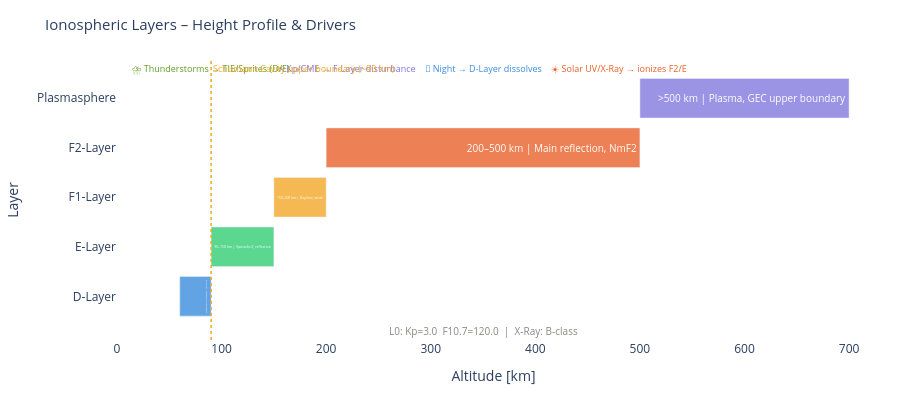

Notebook source saved alongside this figure:
### Markdown cell above
---
## 1. System Structure: Ionospheric Layers & Drivers

### Code cell
# Ionospheric Layer Profile as an Altitude Diagram
layers_iono = [
    {'name': 'D-Layer',  'h_lo': 60,  'h_hi': 90,  'color': '#378ADD', 'note': '60–90 km | Daytime HF absorption'},
    {'name': 'E-Layer',  'h_lo': 90,  'h_hi': 150, 'color': '#2ecc71', 'note': '90–150 km | Sporadic-E, reflection'},
    {'name': 'F1-Layer', 'h_lo': 150, 'h_hi': 200, 'color': '#F2A623', 'note': '150–200 km | Daytime, weak'},
    {'name': 'F2-Layer', 'h_lo': 200, 'h_hi': 500, 'color': '#E85D24', 'note': '200–500 km | Main reflection, NmF2'},
    {'name': 'Plasmasphere','h_lo': 500,'h_hi': 700,  'color': '#7F77DD', 'note': '>500 km | Plasma, GEC upper boundary'},
]

fig = go.Figure()
for l in layers_iono:
    h_mid = (l['h_lo'] + l['h_hi']) / 2
    fig.add_trace(go.Bar(
        x=[l['h_hi'] - l['h_lo']],
        y=[l['name']],
        base=l['h_lo'],
        orientation='h',
        marker_color=l['color'], opacity=0.78,
        text=l['note'],
        textposition='inside',
        textfont=dict(size=10, color='white'),
        showlegend=False,
        hovertemplate=l['note'] + '<extra></extra>'
    ))

# External Driver Arrows as Annotations
for txt, x, col in [
    ('☀️ Solar UV/X-Ray → ionizes F2/E', 480, '#E85D24'),
    ('🌙 Night → D-Layer dissolves', 350, '#378ADD'),
    ('⚡ Kp/CME → F-Layer disturbance', 220, '#7F77DD'),
    ('⛈️ Thunderstorms → TIE/Sprites (D/E)', 90, '#639922'),
]:
    fig.add_annotation(
        x=x, y=4.6, text=txt, showarrow=False,
        font=dict(size=9, color=col),
        xanchor='center'
    )

# Schumann Cavity Marking
fig.add_vline(x=90, line_dash='dot', line_color='#F2A623', line_width=1.5,
              annotation_text='Schumann Cavity upper boundary (~90 km)',
              annotation_position='top right',
              annotation_font=dict(size=9, color='#F2A623'))

# Layer Context
ctx = []
if layer0: ctx.append(f'L0: Kp={l0_kp}  F10.7={l0_f107}')
if layer3 and l3_xray: ctx.append(f'X-Ray: {l3_xray.get("class","–")}-class')
if ctx:
    fig.add_annotation(x=350, y=-0.7, text='  |  '.join(ctx), showarrow=False,
                       font=dict(size=10, color='#888780'), xanchor='center')

fig.update_layout(
    title=dict(text='Ionospheric Layers – Height Profile & Drivers', font=dict(size=15)),
    xaxis=dict(title='Altitude [km]', range=[0, 720]),
    yaxis=dict(title='Layer'),
    height=400, plot_bgcolor='rgba(0,0,0,0)', paper_bgcolor='rgba(0,0,0,0)',
    margin=dict(l=80, r=30, t=60, b=60),
    barmode='overlay'
)
fig.show()

### Figure 1 — Plotly figure (JSON) as saved in the notebook; plotly's stock layout.template omitted (floating-point values rounded to 4 significant figures)
{"data": [{"base": 60, "hovertemplate": "60–90 km | Daytime HF absorption<extra></extra>", "marker": {"color": "#378ADD"}, "opacity": 0.78, "orientation": "h", "showlegend": false, "text": "60–90 km | Daytime HF absorption", "textfont": {"color": "white", "size": 10}, "textposition": "inside", "type": "bar", "x": [30], "y": ["D-Layer"]}, {"base": 90, "hovertemplate": "90–150 km | Sporadic-E, reflection<extra></extra>", "marker": {"color": "#2ecc71"}, "opacity": 0.78, "orientation": "h", "showlegend": false, "text": "90–150 km | Sporadic-E, reflection", "textfont": {"color": "white", "size": 10}, "textposition": "inside", "type": "bar", "x": [60], "y": ["E-Layer"]}, {"base": 150, "hovertemplate": "150–200 km | Daytime, weak<extra></extra>", "marker": {"color": "#F2A623"}, "opacity": 0.78, "orientation": "h", "showlegend": false, "text": "150–200 km | Daytime, weak", "textfont": {"color": "white", "size": 10}, "textposition": "inside", "type": "bar", "x": [50], "y": ["F1-Layer"]}, {"base": 200, "hovertemplate": "200–500 km | Main reflection, NmF2<extra></extra>", "marker": {"color": "#E85D24"}, "opacity": 0.78, "orientation": "h", "showlegend": false, "text": "200–500 km | Main reflection, NmF2", "textfont": {"color": "white", "size": 10}, "textposition": "inside", "type": "bar", "x": [300], "y": ["F2-Layer"]}, {"base": 500, "hovertemplate": ">500 km | Plasma, GEC upper boundary<extra></extra>", "marker": {"color": "#7F77DD"}, "opacity": 0.78, "orientation": "h", "showlegend": false, "text": ">500 km | Plasma, GEC upper boundary", "textfont": {"color": "white", "size": 10}, "textposition": "inside", "type": "bar", "x": [200], "y": ["Plasmasphere"]}], "layout": {"annotations": [{"font": {"color": "#E85D24", "size": 9}, "showarrow": false, "text": "☀️ Solar UV/X-Ray → ionizes F2/E", "x": 480, "xanchor": "center", "y": 4.6}, {"font": {"color": "#378ADD", "size": 9}, "showarrow": false, "text": "🌙 Night → D-Layer dissolves", "x": 350, "xanchor": "center", "y": 4.6}, {"font": {"color": "#7F77DD", "size": 9}, "showarrow": false, "text": "⚡ Kp/CME → F-Layer disturbance", "x": 220, "xanchor": "center", "y": 4.6}, {"font": {"color": "#639922", "size": 9}, "showarrow": false, "text": "⛈️ Thunderstorms → TIE/Sprites (D/E)", "x": 90, "xanchor": "center", "y": 4.6}, {"font": {"color": "#F2A623", "size": 9}, "showarrow": false, "text": "Schumann Cavity upper boundary (~90 km)", "x": 90, "xanchor": "left", "xref": "x", "y": 1, "yanchor": "top", "yref": "y domain"}, {"font": {"color": "#888780", "size": 10}, "showarrow": false, "text": "L0: Kp=3.0  F10.7=120.0  |  X-Ray: B-class", "x": 350, "xanchor": "center", "y": -0.7}], "barmode": "overlay", "height": 400, "margin": {"b": 60, "l": 80, "r": 30, "t": 60}, "paper_bgcolor": "rgba(0,0,0,0)", "plot_bgcolor": "rgba(0,0,0,0)", "shapes": [{"line": {"color": "#F2A623", "dash": "dot", "width": 1.5}, "type": "line", "x0": 90, "x1": 90, "xref": "x", "y0": 0, "y1": 1, "yref": "y domain"}], "title": {"font": {"size": 15}, "text": "Ionospheric Layers – Height Profile & Drivers"}, "xaxis": {"range": [0, 720], "title": {"text": "Altitude [km]"}}, "yaxis": {"title": {"text": "Layer"}}}}
